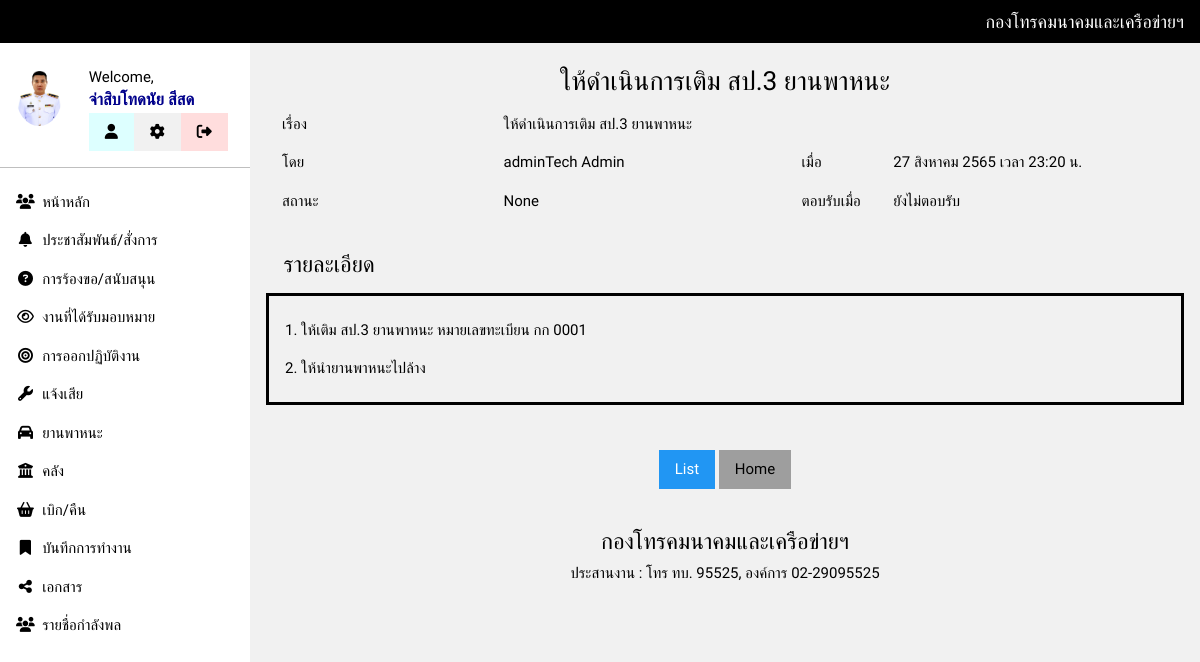
The app's page /assign/4/ (signed in) with its own data.
### account/models.py (models this page shows, shortened)
class Profile(models.Model):
    user     = models.OneToOneField(User, on_delete=models.CASCADE)
    rank     = models.ForeignKey(Rank, on_delete=models.CASCADE, blank=True, null=True)
    position = models.ForeignKey(Position, on_delete=models.CASCADE, blank=True, null=True)
    sector   = models.ForeignKey(Sector, on_delete=models.CASCADE, blank=True, null=True)
    place    = models.CharField(max_length=200, blank=True, null=True)
    phone    = models.CharField(max_length=10, blank=True, null=True)
    image    = models.ImageField(upload_to='Profile/', blank=True, null=True)

class Rank(models.Model):
    name = models.CharField(max_length=200)
    def __str__(self) -> str:
        return self.name

### assign/models.py (models this page shows, shortened)
class Assign(models.Model):
    title       = models.CharField(max_length=200)
    body        = RichTextField()
    author      = models.ForeignKey(User,               on_delete=models.CASCADE, related_name='assignAuthor')
    created_at  = models.DateTimeField(auto_now_add=True)
    assigned_to = models.ForeignKey(Profile,            on_delete=models.CASCADE, related_name='assigned_to')
    accepted    = models.BooleanField(default=False)
    accepted_on = models.DateTimeField('date accepted', null=True,                blank=True)
    status      = models.ForeignKey(AssignStatus,       on_delete=models.CASCADE, related_name='assignStatus', null=True, blank=True)
    note        = RichTextField(null=True,              blank=True)

### assign/views.py (the view, shortened to what this page needs)
# urls.py: path('<int:pk>/', views.AssignDetailView.as_view(), name='detail'),
class AssignDetailView(LoginRequiredMixin, DetailView):
    login_url = reverse_lazy('login')
    template_name       = 'assign/assign_detail.html'
    model               = Assign
    def get_context_data(self, *args, **kwargs):
        context = super().get_context_data(*args, **kwargs)
        context['form'] = ProgressForm(instance=self.get_object())
        context['note_form'] = NoteForm
        context['note'] = AssignProgress.objects.filter(assign=self.object)
        context['btn_text'] = 'Update'
        return context

### account/templatetags/tags.py (called while the page is built)
@register.filter(name='has_group')
def has_group(user, group_name):
    group = user.groups.filter(name=group_name).exists()
    return group

@register.filter
def thaidate(var):
	n = ['มกราคม', 'กุมภาพันธ์', 'มีนาคม', 'เมษายน', 'พฤษภาคม', 'มิถุนายน', 'กรกฎาคม', 'สิงหาคม', 'กันยายน', 'ตุลาคม', 'พฤษศจิกายน', 'ธันวาคม']
	d = var.day
	m = n[var.month - 1 ]
	y = var.year + 543
	return f'{d} {m} {y}'

### assign/templates/assign/assign_detail.html (shortened to what this page needs)
{% extends 'base.html' %}
{% load static %}
{% load tz %}
{% load crispy_forms_tags %}
{% load tags %}
{% block content %}
<br>
<div class="w3-container">
    <h3 class="w3-center">{{ object.title }}</h3>
    <table class="w3-table">
        <tr>
            <td style="width: 25%;">เรื่อง</td>
            <td>{{ object.title }}</td>
        </tr>
        <tr>
            <td style="width: 5%;">โดย</td>
            <td>{{ object.author.profile.rank }}{{ object.author.get_full_name }}</td>
            <td style="width: 10%;">เมื่อ</td>
            <td>{{ object.created_at|thaidate }} เวลา
                {{ object.created_at|timezone:"Asia/Bangkok"|date:"H:i"}} น.
            </td>
        </tr>
        <tr>
            <td style="width: 25%;">สถานะ</td>
            <td>{{ object.status }}</td>
            <td>ตอบรับเมื่อ</td>
            {% if object.accepted %}
            <td>
                {{ object.accepted_on|thaidate }} เวลา
                {{ object.accepted_on|date:"H:i" }} น.
            </td>
            {% else %}
            <td>ยังไม่ตอบรับ</td>
            {% endif %}
        </tr>
    </table>
    <br>
    <table class="w3-table">
        <tr>
            <td><b><h4>รายละเอียด</h4></b></td>
        </tr>
        <tr style="border:solid;">
            <td>
                {{ object.body|safe|linebreaks }}
            </td>
        </tr>
    </table>
    <br>
    <br>
    {% if object.author.pk == request.user.pk %}
    <div class="w3-container w3-center">
        <a href="{% url 'assign:staff-list' %}" class="w3-bar-item w3-button w3-center w3-large w3-gray">Back</a>
        <a href="{% url 'assign:delete' pk=object.pk %}" class="w3-bar-item w3-button w3-center w3-large w3-red">Delete</a>
        <a href="{% url 'assign:update' pk=object.pk %}" class="w3-bar-item w3-button w3-center w3-large w3-green">Update</a>
    </div>
    {% else %}
    <div class="w3-container w3-center">
        <a href="{% url 'assign:list' %}" class="w3-bar-item w3-button w3-center w3-blue">List</a>
        <a href="{% url 'home' %}" class="w3-bar-item w3-button w3-center w3-gray">Home</a>
    </div>
    {% endif %}
</div>
{% include 'components/photoswipe.html' %}
{% endblock content %}

### account/templates/components/side_menu.html (shortened to what this page needs)
{% load static %}
{% load tags %}
<nav class="w3-sidebar w3-collapse w3-white w3-animate-left" style="z-index:3;width:250px;" id="mySidebar"><br>
  <div class="w3-container w3-row">
    {% if request.user.is_authenticated %}
    {% if request.user.profile.image %}
    <div class="w3-col s4">
      <img src="{{ request.user.profile.image.url }}" class="w3-circle w3-margin-right" style="width:46px">
    </div>
    {% else %}
      <div class="w3-col s4">
          <a href="{% url 'home' %}">
            <img src="{% static 'logo.png' %}" class="w3-circle w3-margin-right" style="width:46px">
          </a>
        </div>
    {% endif %}
      <div class="w3-col s8 w3-bar">
        <span>Welcome, <br>
          {% if request.user.profile.rank and request.user.get_full_name %}
            <strong>{{ request.user.profile.rank }}{{ request.user.get_full_name }}</strong>
          {% else %}
            <a href="{% url 'account:profile-update' %}"><strong class="w3-red">Please Update Profile!!!!</strong></a>
          {% endif %}
        </span><br>
        <a href="{% url 'account:profile' %}" class="w3-bar-item w3-button w3-pale-blue">
          <i class="fa fa-user"></i>
        </a>
        {% if request.user.is_superuser %}
        <a href="{% url 'admin:index' %}" class="w3-bar-item w3-button w3-light-gray">
            <i class="fa fa-cog"></i>
        </a>
        {% else %}
        <a href="{% url 'account:profile-update' %}" class="w3-bar-item w3-button w3-light-gray">
            <i class="fa fa-cog"></i>
        </a>
        {% endif %}
        <a href="#"
            onclick="document.getElementById('logoutModal').style.display='block'"
            class="w3-bar-item w3-button w3-pale-red">
            <i class="fa fa-sign-out"></i>
        </a>
      </div>
    {% endif %}
    </div>
    <hr>
    <div class="w3-bar-block">
      <a href="{% url 'home' %}" class="w3-bar-item w3-button w3-padding"><i class="fa fa-users fa-fw"></i>  หน้าหลัก</a>
      <a href="{% url 'announce:list' %}" class="w3-bar-item w3-button w3-padding"><i class="fa fa-bell fa-fw"></i>  ประชาสัมพันธ์/สั่งการ</a>
      <a href="#" class="w3-bar-item w3-button w3-padding"><i class="fa fa-fas fa-question-circle fa-fw"></i>  การร้องขอ/สนับสนุน</a>
      {% if request.user|has_group:'Staff' %}
      <a href="{% url 'assign:staff-list' %}" class="w3-bar-item w3-button w3-padding"><i class="fa fa-eye fa-fw"></i>  งานที่มอบหมาย</a>
      {% else %}
        <a href="{% url 'assign:list' %}" class="w3-bar-item w3-button w3-padding"><i class="fa fa-eye fa-fw"></i>  งานที่ได้รับมอบหมาย</a>
      {% endif %}
      <a href="#" class="w3-bar-item w3-button w3-padding"><i class="fa fa-bullseye fa-fw"></i>  การออกปฏิบัติงาน</a>
      <a href="#" class="w3-bar-item w3-button w3-padding"><i class="fa fa-wrench fa-fw"></i>  แจ้งเสีย</a>
      <a href="#" class="w3-bar-item w3-button w3-padding"><i class="fa fa-car fa-fw"></i>  ยานพาหนะ</a>
      <a href="{% url 'asset:list' %}" class="w3-bar-item w3-button w3-padding"><i class="fa fa-bank fa-fw"></i>  คลัง</a>
      <a href="{% url 'asset:list' %}" class="w3-bar-item w3-button w3-padding"><i class="fa fa-shopping-basket fa-fw"></i>  เบิก/คืน</a>
      <a href="{% url 'journal:list' %}" class="w3-bar-item w3-button w3-padding"><i class="fa fa-bookmark fa-fw"></i>  บันทึกการทำงาน</a>
      <a href="{% url 'document:home' %}" class="w3-bar-item w3-button w3-padding"><i class="fa fa-share-alt fa-fw"></i>  เอกสาร</a>
      <a href="{% url 'account:members' %}" class="w3-bar-item w3-button w3-padding"><i class="fa fa-users fa-fw"></i>  รายชื่อกำลังพล</a>
    </div>
</nav>

### static/css/main.css (style rules this page uses)
html { box-sizing:border-box }
*,*:before,*:after { box-sizing:inherit }
html { -ms-text-size-adjust:100%; -webkit-text-size-adjust:100% }
body { margin:0 }
article,aside,details,figcaption,figure,footer,header,main,menu,nav,section { display:block }
a { background-color:transparent }
b,strong { font-weight:bolder }
img { border-style:none }
hr { box-sizing:content-box; height:0;overflow:visible }
html,body { font-family:Verdana,sans-serif; font-size:15px;line-height:1.5 }
html { overflow-x:hidden }
h3 { font-size:24px }
h4 { font-size:20px }
h1,h2,h3,h4,h5,h6 { font-family:"Segoe UI",Arial,sans-serif; font-weight:400;margin:10px 0 }
hr { border:0; border-top:1px solid #eee; margin:20px 0 }
img { vertical-align:middle }
a { color:inherit }
.w3-table,.w3-table-all { border-collapse:collapse; border-spacing:0; width:100%; display:table }
.w3-table td,.w3-table th,.w3-table-all td,.w3-table-all th { padding:8px 8px; display:table-cell; text-align:left; vertical-align:top }
.w3-table th:first-child,.w3-table td:first-child,.w3-table-all th:first-child,.w3-table-all td:first-child { padding-left:16px }
.w3-btn,.w3-button { border:none; display:inline-block; padding:8px 16px; vertical-align:middle; overflow:hidden; text-decoration:none; color:inherit; background-color:inherit; text-align:center; cursor:pointer; white-space:nowrap }
.w3-btn,.w3-button { -webkit-touch-callout:none; -webkit-user-select:none; -khtml-user-select:none; -moz-user-select:none; -ms-user-select:none; user-select:none }
.w3-sidebar { height:100%; width:200px; background-color:#fff; position:fixed!important; z-index:1; overflow:auto }
.w3-bar { width:100%; overflow:hidden }
.w3-bar .w3-bar-item { padding:8px 16px; float:left; width:auto; border:none; display:block; outline:0 }
.w3-bar .w3-button { white-space:normal }
.w3-bar-block .w3-bar-item { width:100%; display:block; padding:8px 16px; text-align:left; border:none; white-space:normal; float:none; outline:0 }
.w3-container:after,.w3-container:before,.w3-panel:after,.w3-panel:before,.w3-row:after,.w3-row:before,.w3-row-padding:after,.w3-row-padding:before, .w3-cell-row:before,.w3-cell-row:after,.w3-clear:after,.w3-clear:before,.w3-bar:before,.w3-bar:after { content:""; display:table; clear:both }
.w3-col,.w3-half,.w3-third,.w3-twothird,.w3-threequarter,.w3-quarter { float:left; width:100% }
.w3-col.s4 { width:33.33333% }
.w3-col.s8 { width:66.66666% }
@media (min-width:993px) { .w3-sidebar.w3-collapse { display:block!important } }
.w3-circle { border-radius:50% }
.w3-container,.w3-panel { padding:0.01em 16px }
.w3-animate-left { position:relative;animation:animateleft 0.4s }
.w3-center { text-align:center!important }
.w3-margin-right { margin-right:16px!important }
.w3-padding { padding:8px 16px!important }
.w3-blue,.w3-hover-blue:hover { color:#fff!important;background-color:#2196F3!important }
.w3-white,.w3-hover-white:hover { color:#000!important;background-color:#fff!important }
.w3-grey,.w3-hover-grey:hover,.w3-gray,.w3-hover-gray:hover { color:#000!important;background-color:#9e9e9e!important }
.w3-light-grey,.w3-hover-light-grey:hover,.w3-light-gray,.w3-hover-light-gray:hover { color:#000!important;background-color:#f1f1f1!important }
.w3-pale-red,.w3-hover-pale-red:hover { color:#000!important;background-color:#ffdddd!important }
.w3-pale-blue,.w3-hover-pale-blue:hover { color:#000!important;background-color:#ddffff!important }

### static/css/site.css (style rules this page uses)
body, h1, h2, h3, h4, h5 { font-family: 'Ubuntu', 'Segoe UI', Tahoma, Geneva, Verdana, sans-serif; }
h3 { font-size: 1.5rem; }
strong { font-size: 1.1em; color: darkblue; }

### account/templates/base.html (style rules this page uses)
html,body,h1,h2,h3,h4,h5 { font-family: "Raleway", sans-serif }

### records on screen
Assign: title "ให้ดำเนินการเติม สป.3 ยานพาหนะ", author.profile.rank "admin", author.get_full_name "Tech Admin", created_at|thaidate "27 สิงหาคม 2565", created_at "23:20", status "None", body "1. ให้เติม สป.3 ยานพาหนะ หมายเลขทะเบียน กก 0001 2. ให้นำยานพาหนะไปล้าง"

### other values on screen
{{ request.user.profile.rank }} "จ่าสิบโท"
{{ request.user.get_full_name }} "ดนัย สีสด"
